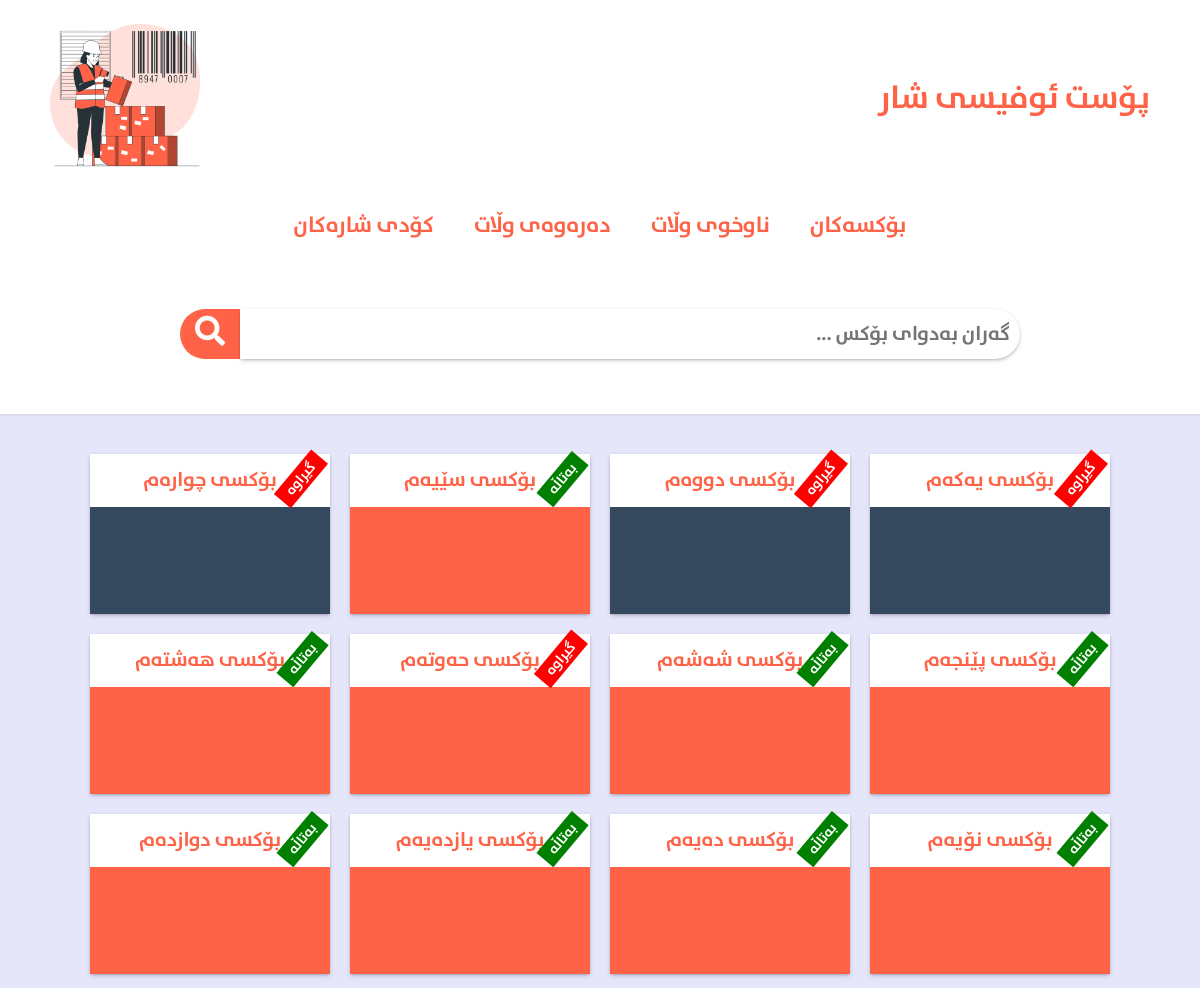
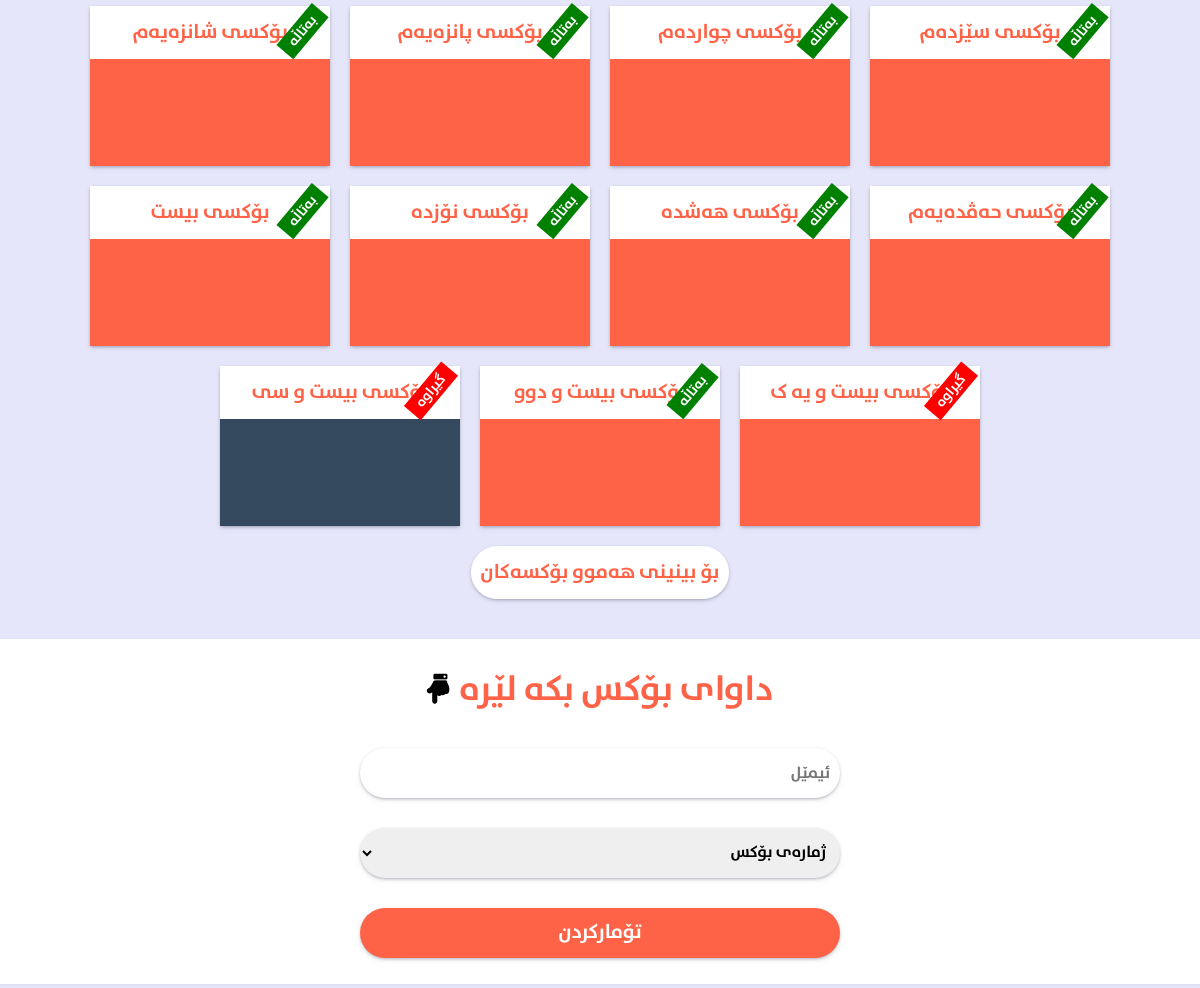
The page / on the database its author committed (2 pictures, top to bottom).
### tables this page shows
CREATE TABLE `ourbox` (
  `id` int(11) NOT NULL,
  `box_number` varchar(255) NOT NULL,
  `captured_or_no` varchar(150) NOT NULL
);

### includes/config.php (called while the page is built, shortened)
<?php
$db = mysqli_connect('localhost','root','','shop');
function sec($data){
    global $db;
    $data = mysqli_real_escape_string($db,htmlspecialchars($data));
    return $data;
}
?>

### index.php (the view, shortened to what this page needs)
<?php include 'includes/config.php';?>
<!DOCTYPE html>
<html lang="en">
<head>
  <link rel="stylesheet" href="assets/css/style.css">
  <link rel="stylesheet" href="https://cdnjs.cloudflare.com/ajax/libs/font-awesome/5.14.0/css/all.min.css">
</head>
<body>
    <div class="header">
      <div class="header-img">
        <img src="assets/WebImages/Barcode-bro.png">
      </div>
      <div class="header-text">
        <h1>پۆست ئوفیسی شار</h1>
      </div>
    </div>
    <div class="header-nav">
      <a href="index.php">بۆکسەکان</a>
      <a href="localcountry.php">ناوخوی وڵات</a>
      <a href="outcountry.php">دەرەوەی وڵات</a>
      <a href="countrycode.php">کۆدی شارەکان</a>
    </div>
    <div class="search">
      <form method="GET" action="<?php echo $_SERVER['PHP_SELF'];?>">
        <button><i class="fas fa-search"></i></button>
        <input type="text" name="search" placeholder="گەران بەدوای بۆکس ...">
      </form>
    </div>
      <div class="kartakan">
        <?php
        $BoxQuery = mysqli_query($db , "SELECT * FROM `ourbox`");
        while($BoxRow = mysqli_fetch_assoc($BoxQuery)){
          $capturedtext = sec($BoxRow['captured_or_no']);
          $BoxNymber = sec($BoxRow['box_number']);
          if($capturedtext == 'گیراوە'){
            $SendQuery = mysqli_query($db , "SELECT * FROM `sendbox` WHERE `numofbox` = '$BoxNymber'");
            if(mysqli_num_rows($SendQuery) >= 1){?>
              <div class="kart" style="background-color: #34495e;">
            <?php }else{?>
              <div class="kart">
            <?php } ?>
              <a href="boxlogin.php?boxnum=<?php echo sec($BoxRow['box_number']);?>">
                <div class="capturedst">
                  <h4><?php echo sec($BoxRow['captured_or_no']);?></h4>
                </div>
                <h1><?php echo sec($BoxRow['box_number']);?></h1>
              </a>
            </div>
          <?php }else{ ?>
            <div class="kart">
              <div class="capturedst" style="background-color: green;">
                <h4><?php echo sec($BoxRow['captured_or_no']);?></h4>
              </div>
              <h1><?php echo sec($BoxRow['box_number']);?></h1>
            </div>
          <?php } }?>
        </div>
        <div class="binin">
          <a href="">بۆ بینینی هەموو بۆکسەکان</a>
        </div>
        <div class="getbox">
          <form method="POST" action="modal/usercontrol.inc.php">
            <div class="getbox-title">
              <i class="fas fa-hand-point-down"></i>
              <h1>داوای بۆکس بکە لێرە</h1>
            </div>
            <div class="getbox-email">
              <input type="email" name="email" placeholder="ئیمێل">
            </div>
            <div class="getbox-email">
              <select name="boxnum">
                <option>ژمارەی بۆکس</option>
              </select>
            </div>
            <div class="getbox-btn">
              <button name="instuser">تۆمارکردن</button>
            </div>
          </form>
        </div>
      </body>
      </html>

### assets/css/style.css (style rules this page uses)
* { padding: 0; margin: 0; text-decoration: none; list-style: none; box-sizing: border-box; font-family: 'rabarr'; font-weight: normal; }
body { font-family: 'rabarr'; font-weight: normal; background-color: lavender; }
.search { display: flex; justify-content: center; align-items: center; background-color: white; width: 100%; height: 20vh; box-shadow: rgba(0, 0, 0, 0.05) 0px 1px 2px 0px; }
.search form { display: flex; justify-content: center; align-items: center; background-color: white; width: 100%; height: 20vh; box-shadow: rgba(0, 0, 0, 0.05) 0px 1px 2px 0px; }
.search input { width: 65%; height: 50px; border-top-right-radius: 50px; border-bottom-right-radius: 50px; border: none; outline: none; padding: 0 10px; font-size: 20px; box-shadow: rgba(50, 50, 93, 0.25) 0px 2px 5px -1px, rgba(0, 0, 0, 0.3) 0px 1px 3px -1px; direction: rtl; }
.search button { font-size: 30px; background-color: tomato; color: white; width: 60px; height: 50px; text-align: center; line-height: 50px; border-top-left-radius: 50px; border-bottom-left-radius: 50px; cursor: pointer; }
::placeholder { text-align: right; margin-right: 20px; }
.kartakan { display: flex; justify-content: center; align-items: center; flex-wrap: wrap; width: 100%; margin-top: 30px; direction: rtl; }
.kart { width: 20%; height: 20vh; background-color: tomato; box-shadow: rgba(50, 50, 93, 0.25) 0px 2px 5px -1px, rgba(0, 0, 0, 0.3) 0px 1px 3px -1px; margin: 10px; position: relative; }
.capturedst { position: absolute; top: 14px; right: 0; transform: rotate(-50deg); background-color: red; padding: 0 10px; }
.capturedst h4 { font-size: 14px; color: white; }
.kart h1 { background-color: white; text-align: center; font-size: 20px; padding: 10px; }
.binin { width: 100%; text-align: center; margin-top: 20px; font-size: 20px; }
.binin a { text-decoration: none; background-color: white; color: tomato; padding: 10px; border-radius: 50px; box-shadow: rgba(50, 50, 93, 0.25) 0px 2px 5px -1px, rgba(0, 0, 0, 0.3) 0px 1px 3px -1px; }
.getbox { width: 100%; height: 40vh; background-color: white; box-shadow: rgba(0, 0, 0, 0.05) 0px 1px 2px 0px; margin-top: 50px; display: flex; flex-direction: column; justify-content: center; align-items: center; }
.getbox form { width: 100%; height: 40vh; background-color: white; box-shadow: rgba(0, 0, 0, 0.05) 0px 1px 2px 0px; margin-top: 50px; display: flex; flex-direction: column; justify-content: center; align-items: center; }
.getbox-title { display: flex; justify-content: center; align-items: center; }
.getbox-title h1 { font-size: 35px; color: tomato; }
.getbox-title i { font-size: 30px; margin-right: 10px; }
.getbox-email { width: 40%; margin-top: 30px; }
.getbox-email input { width: 100%; height: 50px; padding: 0 10px; direction: rtl; border-radius: 50px; border: none; outline: none; font-size: 16px; box-shadow: rgba(50, 50, 93, 0.25) 0px 2px 5px -1px, rgba(0, 0, 0, 0.3) 0px 1px 3px -1px; }
.getbox-email select { width: 100%; height: 50px; padding: 0 10px; direction: rtl; border-radius: 50px; border: none; outline: none; font-size: 16px; box-shadow: rgba(50, 50, 93, 0.25) 0px 2px 5px -1px, rgba(0, 0, 0, 0.3) 0px 1px 3px -1px; }
.getbox-btn { width: 40%; margin-top: 30px; }
.getbox-btn button { background-color: tomato; color: white; width: 100%; height: 50px; border-radius: 50px; margin-bottom: 30px; border: none; outline: none; font-size: 20px; box-shadow: rgba(50, 50, 93, 0.25) 0px 2px 5px -1px, rgba(0, 0, 0, 0.3) 0px 1px 3px -1px; }
inputs label, input, button { display: block; width: 100%; padding: 0; border: none; outline: none; box-sizing: border-box; }
h1 { color: tomato; }
.header { width: 100%; display: flex; flex-wrap: wrap; justify-content: space-between; align-items: center; background-color: white; }
.header-img img { width: 150px; margin: 20px 50px; }
.header-text h1 { margin: 0px 50px; }
.header-nav { width: 100%; display: flex; flex-wrap: wrap; justify-content: center; align-items: center; background-color: white; direction: rtl; }
.header-nav a { margin: 10px 20px; font-size: 22px; color: tomato; }

### rows shown on the page
ourbox: captured_or_no "گیراوە", box_number "بۆکسی یەکەم"
ourbox: captured_or_no "گیراوە", box_number "بۆکسی دووەم"
ourbox: captured_or_no "بەتاڵە", box_number "بۆکسی سێیەم"
ourbox: captured_or_no "گیراوە", box_number "بۆکسی چوارەم"
ourbox: captured_or_no "بەتاڵە", box_number "بۆکسی پێنجەم"
ourbox: captured_or_no "بەتاڵە", box_number "بۆکسی شەشەم"
ourbox: captured_or_no "گیراوە", box_number "بۆکسی حەوتەم"
ourbox: captured_or_no "بەتاڵە", box_number "بۆکسی هەشتەم"
ourbox: captured_or_no "بەتاڵە", box_number "بۆکسی نۆیەم"
ourbox: captured_or_no "بەتاڵە", box_number "بۆکسی دەیەم"
ourbox: captured_or_no "بەتاڵە", box_number "بۆکسی یازدەیەم"
ourbox: captured_or_no "بەتاڵە", box_number "بۆکسی دوازدەم"
ourbox: captured_or_no "بەتاڵە", box_number "بۆکسی سێزدەم"
ourbox: captured_or_no "بەتاڵە", box_number "بۆکسی چواردەم"
ourbox: captured_or_no "بەتاڵە", box_number "بۆکسی پانزەیەم"
ourbox: captured_or_no "بەتاڵە", box_number "بۆکسی شانزەیەم"
ourbox: captured_or_no "بەتاڵە", box_number "بۆکسی حەڤدەیەم"
ourbox: captured_or_no "بەتاڵە", box_number "بۆکسی هەشدە"
ourbox: captured_or_no "بەتاڵە", box_number "بۆکسی نۆزدە"
ourbox: captured_or_no "بەتاڵە", box_number "بۆکسی بیست"
ourbox: captured_or_no "گیراوە", box_number "بۆکسی بیست و یە ک"
ourbox: captured_or_no "بەتاڵە", box_number "بۆکسی بیست و دوو"
ourbox: captured_or_no "گیراوە", box_number "بۆکسی بیست و سی"
